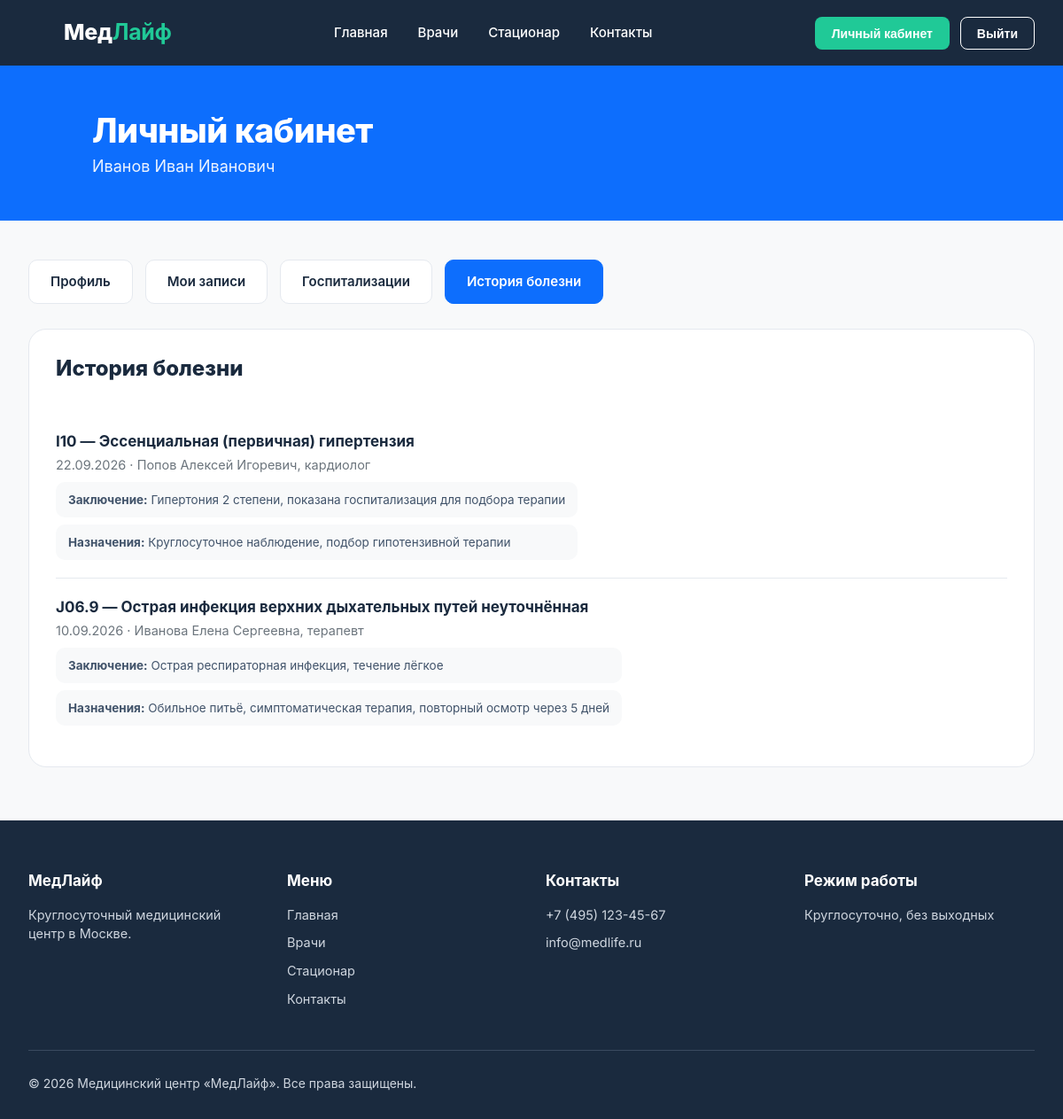
/cabinet.php?tab=history (signed in), run on the app's committed database.
### tables this page shows
CREATE TABLE `patients` (
  `id`            INT UNSIGNED NOT NULL AUTO_INCREMENT,
  `card_number`   VARCHAR(20)  NOT NULL COMMENT 'номер карты, псевдоним пациента',
  `user_id`       INT UNSIGNED DEFAULT NULL,
  `full_name_enc` VARCHAR(512) NOT NULL,
  `phone_enc`     VARCHAR(512) NOT NULL,
  `created_at`    TIMESTAMP NOT NULL DEFAULT CURRENT_TIMESTAMP,
  PRIMARY KEY (`id`),
  UNIQUE KEY `uq_patients_card` (`card_number`),
  UNIQUE KEY `uq_patients_user` (`user_id`),
  CONSTRAINT `fk_patients_user` FOREIGN KEY (`user_id`) REFERENCES `users` (`id`) ON DELETE SET NULL
);

CREATE TABLE `medical_records` (
  `id`                 INT UNSIGNED NOT NULL AUTO_INCREMENT,
  `appointment_id`     INT UNSIGNED NOT NULL,
  `icd_code`           VARCHAR(10) NOT NULL,
  `diagnosis_note_enc` TEXT DEFAULT NULL,
  `treatment_enc`      TEXT DEFAULT NULL,
  `created_at`         TIMESTAMP NOT NULL DEFAULT CURRENT_TIMESTAMP,
  PRIMARY KEY (`id`),
  UNIQUE KEY `uq_mr_appointment` (`appointment_id`),
  KEY `idx_mr_icd` (`icd_code`),
  CONSTRAINT `fk_mr_appointment` FOREIGN KEY (`appointment_id`) REFERENCES `appointments` (`id`) ON DELETE RESTRICT,
  CONSTRAINT `fk_mr_icd`         FOREIGN KEY (`icd_code`)       REFERENCES `icd10` (`code`) ON DELETE RESTRICT
);

CREATE TABLE `icd10` (
  `code`  VARCHAR(10)  NOT NULL,
  `title` VARCHAR(255) NOT NULL,
  PRIMARY KEY (`code`)
);

CREATE TABLE `appointments` (
  `id`               INT UNSIGNED NOT NULL AUTO_INCREMENT,
  `patient_id`       INT UNSIGNED NOT NULL,
  `doctor_id`        INT UNSIGNED NOT NULL,
  `appointment_date` DATE NOT NULL,
  `complaints_enc`   TEXT DEFAULT NULL,
  `status`           ENUM('pending','confirmed','rejected','completed','hospitalized') NOT NULL DEFAULT 'pending',
  `created_at`       TIMESTAMP NOT NULL DEFAULT CURRENT_TIMESTAMP,
  PRIMARY KEY (`id`),
  KEY `idx_app_patient` (`patient_id`),
  KEY `idx_app_doctor` (`doctor_id`),
  KEY `idx_app_status_date` (`status`,`appointment_date`),
  CONSTRAINT `fk_app_patient` FOREIGN KEY (`patient_id`) REFERENCES `patients` (`id`) ON DELETE RESTRICT,
  CONSTRAINT `fk_app_doctor`  FOREIGN KEY (`doctor_id`)  REFERENCES `doctors`  (`id`) ON DELETE RESTRICT
);

CREATE TABLE `doctors` (
  `id`           INT UNSIGNED NOT NULL AUTO_INCREMENT,
  `name`         VARCHAR(150) NOT NULL,
  `specialty_id` INT UNSIGNED NOT NULL,
  `experience`   TINYINT UNSIGNED NOT NULL DEFAULT 0,
  `rating`       DECIMAL(2,1) NOT NULL DEFAULT 4.5,
  `photo`        VARCHAR(255) DEFAULT NULL,
  `is_active`    TINYINT(1) NOT NULL DEFAULT 1,
  `created_at`   TIMESTAMP NOT NULL DEFAULT CURRENT_TIMESTAMP,
  PRIMARY KEY (`id`),
  KEY `idx_doctors_specialty` (`specialty_id`),
  CONSTRAINT `fk_doctors_specialty` FOREIGN KEY (`specialty_id`) REFERENCES `specialties` (`id`) ON DELETE RESTRICT
);

CREATE TABLE `specialties` (
  `id`   INT UNSIGNED NOT NULL AUTO_INCREMENT,
  `name` VARCHAR(100) NOT NULL,
  PRIMARY KEY (`id`),
  UNIQUE KEY `uq_specialties_name` (`name`)
);

### includes/crypto.php (called while the page is built, shortened)
<?php
function decrypt_field($stored) {
    $raw = base64_decode($stored, true);
    $plain = openssl_decrypt(substr($raw, 16), 'aes-256-cbc', DATA_KEY, OPENSSL_RAW_DATA, substr($raw, 0, 16));
    return $plain === false ? '' : $plain;
}

### cabinet.php (the view, shortened to what this page needs)
<?php
$p = current_patient();
$name = patient_name($p);
$tab = $_GET['tab'] ?? 'appointments';
include 'includes/header.php';
?>
<main>
<section class="banner"><div class="container"><div class="who">
  <?= icon('user') ?>
  <div><h1>Личный кабинет</h1><p><?= h($name) ?></p></div>
</div></div></section>
<div class="container">
  <div class="tabs">
    <a class="tab <?= $tab=='profile'?'active':'' ?>" href="?tab=profile">Профиль</a>
    <a class="tab <?= $tab=='appointments'?'active':'' ?>" href="?tab=appointments">Мои записи</a>
    <a class="tab <?= $tab=='hospitalizations'?'active':'' ?>" href="?tab=hospitalizations">Госпитализации</a>
    <a class="tab <?= $tab=='history'?'active':'' ?>" href="?tab=history">История болезни</a>
  </div>
<?php if ($tab == 'profile'): ?>
  <div class="panel"><div class="panel-h"><h2>Профиль</h2></div><div class="panel-b">
    <dl class="profile">
      <dt>ФИО</dt><dd><?= h($name) ?></dd>
      <dt>Телефон</dt><dd><?= h(decrypt_field($p['phone_enc'])) ?></dd>
      <dt>Email</dt><dd><?= h($u['email']) ?></dd>
      <dt>Номер карты</dt><dd><?= h($p['card_number']) ?></dd>
      <dt>Дата регистрации</dt><dd><?= fdate($p['created_at']) ?></dd>
    </dl>
  </div></div>
<?php else:
  $rows = db_all('SELECT a.appointment_date, d.name doctor_name, s.name specialty, m.icd_code, i.title icd_title, m.diagnosis_note_enc, m.treatment_enc
     FROM medical_records m
     JOIN appointments a ON a.id=m.appointment_id
     JOIN doctors d ON d.id=a.doctor_id JOIN specialties s ON s.id=d.specialty_id
     JOIN icd10 i ON i.code=m.icd_code
     WHERE a.patient_id=? ORDER BY a.appointment_date DESC', 'i', [$p['id']]); ?>
  <div class="panel"><div class="panel-h"><h2>История болезни</h2></div><div class="panel-b">
    <?php foreach ($rows as $r): ?>
      <div class="list-i"><div>
        <b><?= h($r['icd_code']) ?> — <?= h($r['icd_title']) ?></b>
        <small><?= fdate($r['appointment_date']) ?> · <?= h($r['doctor_name']) ?>, <?= h(mb_strtolower($r['specialty'])) ?></small>
        <?php if ($n = decrypt_field($r['diagnosis_note_enc'])): ?><div class="hist"><b style="font-size:13.5px;display:inline">Заключение:</b> <?= h($n) ?></div><?php endif; ?>
        <?php if ($t = decrypt_field($r['treatment_enc'])): ?><div class="hist"><b style="font-size:13.5px;display:inline">Назначения:</b> <?= h($t) ?></div><?php endif; ?>
      </div></div>
    <?php endforeach; ?>
  </div></div>
<?php endif; ?>
</div>
</main>
<?php include 'includes/footer.php'; ?>

### assets/css/style.css (style rules this page uses)
:root { --blue:#0d6efd;--blue-d:#0b5ed7;--green:#20c997;--navy:#1a2a3e;--text:#1a2a3e;--muted:#6c757d;--bg:#f8f9fa;--line:#e5e9ef;--white:#fff;--r:16px }
* { box-sizing:border-box;margin:0;padding:0 }
html { scroll-behavior:smooth }
body { font-family:'Inter',-apple-system,'Segoe UI',Roboto,Arial,sans-serif;color:var(--text);background:var(--bg);line-height:1.5;font-size:16px;min-height:100vh;display:flex;flex-direction:column }
main { flex:1 }
a { color:inherit;text-decoration:none }
.container { max-width:1280px;margin:0 auto;padding:0 32px }
.banner { background:var(--blue);color:#fff;padding:52px 0 48px }
.banner h1 { font-size:44px;font-weight:800;letter-spacing:-.5px;line-height:1.15 }
.banner p { font-size:18px;opacity:.92;margin-top:12px;max-width:900px }
.banner .who { display:flex;align-items:center;gap:20px }
.banner .who h1 { font-size:38px }
.banner .who p { margin-top:4px }
.tabs { display:flex;gap:14px;flex-wrap:wrap;margin:44px 0 28px }
.tab { background:#fff;border:1px solid var(--line);border-radius:10px;padding:13px 24px;font-weight:600;font-size:15px }
.tab.active { background:var(--blue);border-color:var(--blue);color:#fff }
.panel { background:#fff;border:1px solid var(--line);border-radius:20px;overflow:hidden;margin-bottom:60px }
.panel-h { display:flex;justify-content:space-between;align-items:center;padding:26px 30px;gap:12px;flex-wrap:wrap }
.panel-h h2 { font-size:24px;font-weight:800 }
.panel-b { padding:6px 30px 26px }
.list-i { display:flex;justify-content:space-between;align-items:center;padding:20px 0;border-bottom:1px solid var(--line);gap:16px }
.list-i:last-child { border-bottom:0 }
.list-i b { font-size:17px;display:block }
.list-i small { color:var(--muted);font-size:14.5px }
.list-i .hist { margin-top:8px;font-size:13.5px;color:#41536a;background:var(--bg);border-radius:10px;padding:10px 14px;max-width:760px }

### data on the page
patients: full_name_enc "Иванов Иван Иванович"
medical_records: icd_code "I10", icd_code.title "Эссенциальная (первичная) гипертензия", appointment.appointment_date "22.09.2026", doctors.name "Попов Алексей Игоревич", specialties.name "кардиолог", diagnosis_note_enc "Гипертония 2 степени, показана госпитализация для подбора терапии", treatment_enc "Круглосуточное наблюдение, подбор гипотензивной терапии"
medical_records: icd_code "J06.9", icd_code.title "Острая инфекция верхних дыхательных путей неуточнённая", appointment.appointment_date "10.09.2026", doctors.name "Иванова Елена Сергеевна", specialties.name "терапевт", diagnosis_note_enc "Острая респираторная инфекция, течение лёгкое", treatment_enc "Обильное питьё, симптоматическая терапия, повторный осмотр через 5 дней"
